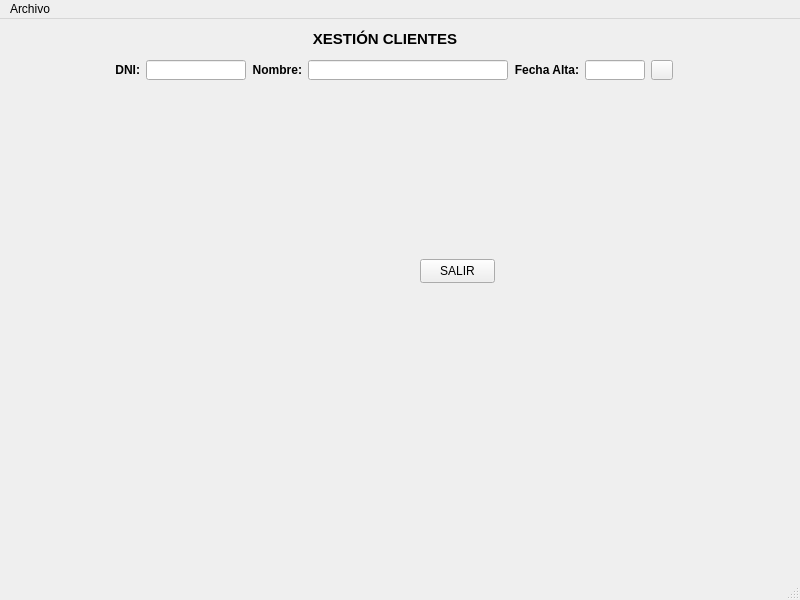
<?xml version="1.0" encoding="UTF-8"?>
<ui version="4.0">
 <class>ventMain</class>
 <widget class="QMainWindow" name="ventMain">
  <property name="geometry">
   <rect>
    <x>0</x>
    <y>0</y>
    <width>800</width>
    <height>600</height>
   </rect>
  </property>
  <property name="minimumSize">
   <size>
    <width>800</width>
    <height>600</height>
   </size>
  </property>
  <property name="maximumSize">
   <size>
    <width>800</width>
    <height>600</height>
   </size>
  </property>
  <property name="windowTitle">
   <string>Talleres Teis</string>
  </property>
  <property name="documentMode">
   <bool>false</bool>
  </property>
  <widget class="QWidget" name="centralwidget">
   <widget class="QPushButton" name="btnSalir">
    <property name="geometry">
     <rect>
      <x>420</x>
      <y>240</y>
      <width>75</width>
      <height>24</height>
     </rect>
    </property>
    <property name="text">
     <string>SALIR</string>
    </property>
   </widget>
   <widget class="QLabel" name="label">
    <property name="geometry">
     <rect>
      <x>310</x>
      <y>10</y>
      <width>150</width>
      <height>20</height>
     </rect>
    </property>
    <property name="minimumSize">
     <size>
      <width>150</width>
      <height>20</height>
     </size>
    </property>
    <property name="maximumSize">
     <size>
      <width>150</width>
      <height>20</height>
     </size>
    </property>
    <property name="font">
     <font>
      <pointsize>11</pointsize>
      <bold>true</bold>
     </font>
    </property>
    <property name="layoutDirection">
     <enum>Qt::LeftToRight</enum>
    </property>
    <property name="text">
     <string>XESTIÓN CLIENTES</string>
    </property>
    <property name="alignment">
     <set>Qt::AlignCenter</set>
    </property>
   </widget>
   <widget class="QWidget" name="layoutWidget">
    <property name="geometry">
     <rect>
      <x>110</x>
      <y>40</y>
      <width>565</width>
      <height>22</height>
     </rect>
    </property>
    <layout class="QHBoxLayout" name="horizontalLayout">
     <item>
      <widget class="QLabel" name="lblDni">
       <property name="minimumSize">
        <size>
         <width>30</width>
         <height>20</height>
        </size>
       </property>
       <property name="maximumSize">
        <size>
         <width>30</width>
         <height>20</height>
        </size>
       </property>
       <property name="font">
        <font>
         <bold>true</bold>
        </font>
       </property>
       <property name="text">
        <string>DNI:</string>
       </property>
       <property name="alignment">
        <set>Qt::AlignRight|Qt::AlignTrailing|Qt::AlignVCenter</set>
       </property>
      </widget>
     </item>
     <item>
      <widget class="QLineEdit" name="txtDni">
       <property name="minimumSize">
        <size>
         <width>100</width>
         <height>20</height>
        </size>
       </property>
       <property name="maximumSize">
        <size>
         <width>100</width>
         <height>20</height>
        </size>
       </property>
      </widget>
     </item>
     <item>
      <widget class="QLabel" name="lblNombre">
       <property name="minimumSize">
        <size>
         <width>50</width>
         <height>20</height>
        </size>
       </property>
       <property name="maximumSize">
        <size>
         <width>50</width>
         <height>20</height>
        </size>
       </property>
       <property name="font">
        <font>
         <bold>true</bold>
        </font>
       </property>
       <property name="text">
        <string>Nombre:</string>
       </property>
       <property name="alignment">
        <set>Qt::AlignRight|Qt::AlignTrailing|Qt::AlignVCenter</set>
       </property>
      </widget>
     </item>
     <item>
      <widget class="QLineEdit" name="txtNombre">
       <property name="minimumSize">
        <size>
         <width>200</width>
         <height>20</height>
        </size>
       </property>
       <property name="maximumSize">
        <size>
         <width>200</width>
         <height>20</height>
        </size>
       </property>
      </widget>
     </item>
     <item>
      <widget class="QLabel" name="lblFechaAltaCliente">
       <property name="minimumSize">
        <size>
         <width>65</width>
         <height>20</height>
        </size>
       </property>
       <property name="maximumSize">
        <size>
         <width>65</width>
         <height>20</height>
        </size>
       </property>
       <property name="font">
        <font>
         <bold>true</bold>
        </font>
       </property>
       <property name="text">
        <string>Fecha Alta:</string>
       </property>
       <property name="alignment">
        <set>Qt::AlignRight|Qt::AlignTrailing|Qt::AlignVCenter</set>
       </property>
      </widget>
     </item>
     <item>
      <widget class="QLineEdit" name="txtFechaAltaCliente">
       <property name="minimumSize">
        <size>
         <width>60</width>
         <height>20</height>
        </size>
       </property>
       <property name="maximumSize">
        <size>
         <width>60</width>
         <height>20</height>
        </size>
       </property>
      </widget>
     </item>
     <item>
      <widget class="QPushButton" name="btnFechaAltaCliente">
       <property name="minimumSize">
        <size>
         <width>22</width>
         <height>20</height>
        </size>
       </property>
       <property name="maximumSize">
        <size>
         <width>20</width>
         <height>20</height>
        </size>
       </property>
       <property name="text">
        <string/>
       </property>
       <property name="icon">
        <iconset>
         <normaloff>img/calendar.png</normaloff>img/calendar.png</iconset>
       </property>
       <property name="iconSize">
        <size>
         <width>16</width>
         <height>16</height>
        </size>
       </property>
      </widget>
     </item>
    </layout>
   </widget>
   <zorder>layoutWidget</zorder>
   <zorder>btnSalir</zorder>
   <zorder>label</zorder>
  </widget>
  <widget class="QMenuBar" name="menubar">
   <property name="geometry">
    <rect>
     <x>0</x>
     <y>0</y>
     <width>800</width>
     <height>22</height>
    </rect>
   </property>
   <widget class="QMenu" name="menuArchivo">
    <property name="title">
     <string>Archivo</string>
    </property>
    <addaction name="actionSalir"/>
   </widget>
   <addaction name="menuArchivo"/>
  </widget>
  <widget class="QStatusBar" name="statusbar"/>
  <action name="actionSalir">
   <property name="text">
    <string>Salir</string>
   </property>
   <property name="shortcut">
    <string>Alt+S</string>
   </property>
  </action>
 </widget>
 <resources/>
 <connections/>
</ui>
